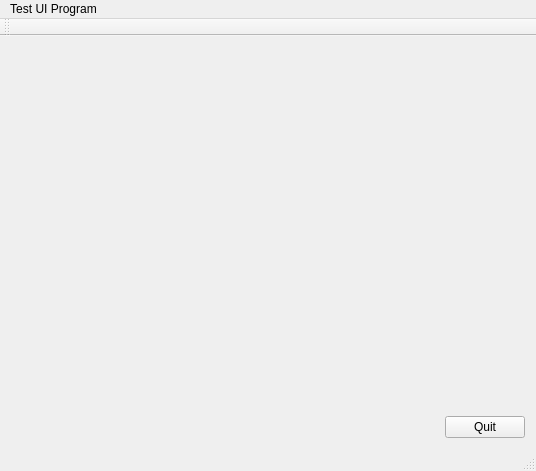
<?xml version="1.0" encoding="UTF-8"?>
<ui version="4.0">
 <class>MainWindow</class>
 <widget class="QMainWindow" name="MainWindow">
  <property name="geometry">
   <rect>
    <x>0</x>
    <y>0</y>
    <width>536</width>
    <height>471</height>
   </rect>
  </property>
  <property name="windowTitle">
   <string>OpenGL Test</string>
  </property>
  <widget class="QWidget" name="centralWidget">
   <layout class="QHBoxLayout" name="horizontalLayout">
    <item>
     <widget class="GLWidget" name="widget" native="true">
      <property name="sizePolicy">
       <sizepolicy hsizetype="Expanding" vsizetype="Preferred">
        <horstretch>0</horstretch>
        <verstretch>0</verstretch>
       </sizepolicy>
      </property>
     </widget>
    </item>
    <item>
     <layout class="QVBoxLayout" name="verticalLayout">
      <item>
       <spacer name="verticalSpacer">
        <property name="orientation">
         <enum>Qt::Vertical</enum>
        </property>
        <property name="sizeHint" stdset="0">
         <size>
          <width>20</width>
          <height>40</height>
         </size>
        </property>
       </spacer>
      </item>
      <item>
       <widget class="QPushButton" name="pushButton">
        <property name="text">
         <string>Quit</string>
        </property>
       </widget>
      </item>
     </layout>
    </item>
   </layout>
  </widget>
  <widget class="QMenuBar" name="menuBar">
   <property name="geometry">
    <rect>
     <x>0</x>
     <y>0</y>
     <width>536</width>
     <height>22</height>
    </rect>
   </property>
   <widget class="QMenu" name="menuTest_UI_Program">
    <property name="title">
     <string>Test UI Program</string>
    </property>
   </widget>
   <addaction name="menuTest_UI_Program"/>
  </widget>
  <widget class="QToolBar" name="mainToolBar">
   <attribute name="toolBarArea">
    <enum>TopToolBarArea</enum>
   </attribute>
   <attribute name="toolBarBreak">
    <bool>false</bool>
   </attribute>
  </widget>
  <widget class="QStatusBar" name="statusBar"/>
 </widget>
 <layoutdefault spacing="6" margin="11"/>
 <customwidgets>
  <customwidget>
   <class>GLWidget</class>
   <extends>QWidget</extends>
   <header>glwidget.h</header>
   <container>1</container>
  </customwidget>
 </customwidgets>
 <resources/>
 <connections>
  <connection>
   <sender>pushButton</sender>
   <signal>clicked()</signal>
   <receiver>MainWindow</receiver>
   <slot>close()</slot>
   <hints>
    <hint type="sourcelabel">
     <x>696</x>
     <y>414</y>
    </hint>
    <hint type="destinationlabel">
     <x>701</x>
     <y>232</y>
    </hint>
   </hints>
  </connection>
 </connections>
</ui>
